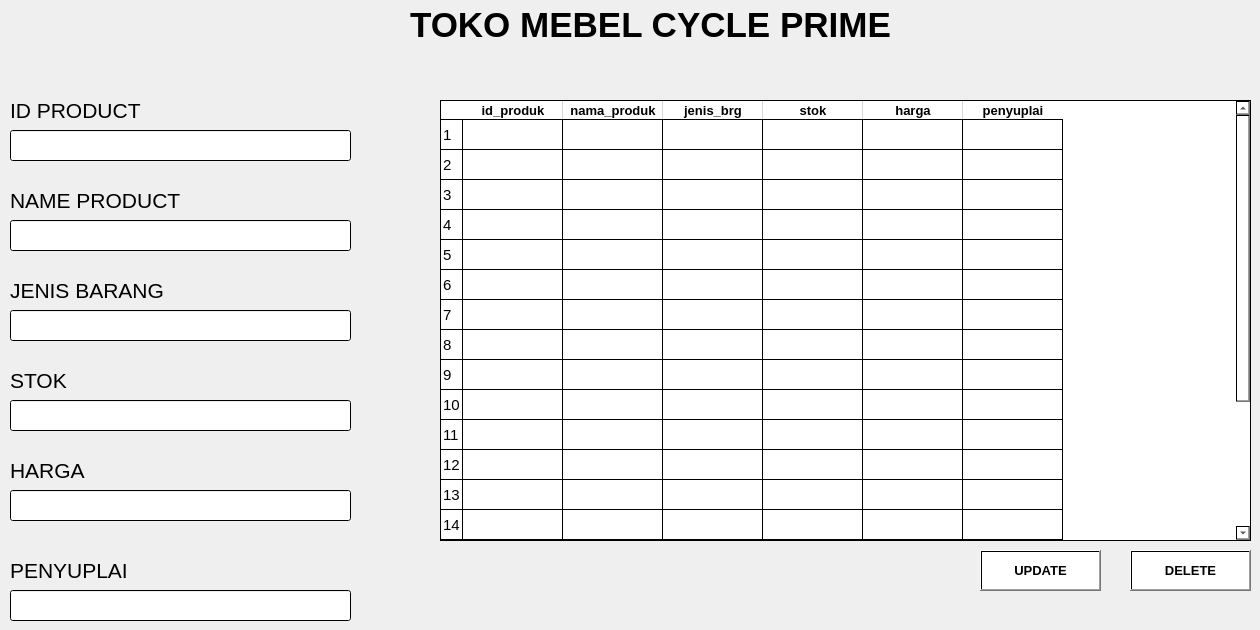
   <widget class="QWidget" name="tab_3">
    <attribute name="title">
     <string>UPDATE PRODUK</string>
    </attribute>
    <widget class="QLabel" name="label_TokoMCP2">
     <property name="geometry">
      <rect>
       <x>410</x>
       <y>0</y>
       <width>601</width>
       <height>51</height>
      </rect>
     </property>
     <property name="styleSheet">
      <string notr="true">background-color: rgb(0,0, 0,0);</string>
     </property>
     <property name="text">
      <string>&lt;html&gt;&lt;head/&gt;&lt;body&gt;&lt;p&gt;&lt;span style=&quot; font-size:26pt; font-weight:600;&quot;&gt;TOKO MEBEL CYCLE PRIME&lt;/span&gt;&lt;/p&gt;&lt;/body&gt;&lt;/html&gt;</string>
     </property>
    </widget>
    <widget class="QLabel" name="label_id_product">
     <property name="geometry">
      <rect>
       <x>10</x>
       <y>90</y>
       <width>231</width>
       <height>41</height>
      </rect>
     </property>
     <property name="styleSheet">
      <string notr="true">background-color: rgb(0,0, 0,0);</string>
     </property>
     <property name="text">
      <string>&lt;html&gt;&lt;head/&gt;&lt;body&gt;&lt;p&gt;&lt;span style=&quot; font-size:16pt;&quot;&gt;ID PRODUCT&lt;/span&gt;&lt;/p&gt;&lt;/body&gt;&lt;/html&gt;</string>
     </property>
    </widget>
    <widget class="QLineEdit" name="id_product">
     <property name="geometry">
      <rect>
       <x>10</x>
       <y>130</y>
       <width>341</width>
       <height>31</height>
      </rect>
     </property>
     <property name="font">
      <font>
       <family>Times New Roman</family>
       <pointsize>18</pointsize>
       <weight>9</weight>
       <italic>false</italic>
       <bold>false</bold>
      </font>
     </property>
     <property name="toolTip">
      <string>&lt;html&gt;&lt;head/&gt;&lt;body&gt;&lt;p&gt;&lt;span style=&quot; font-size:10pt;&quot;&gt;DIRIKU&lt;/span&gt;&lt;/p&gt;&lt;p&gt;&lt;br/&gt;&lt;/p&gt;&lt;/body&gt;&lt;/html&gt;</string>
     </property>
     <property name="styleSheet">
      <string notr="true">font: 75 18pt &quot;Times New Roman&quot;;
background-color: qlineargradient(spread:pad, x1:0, y1:0, x2:1, y2:0, stop:0 rgba(255, 255, 255, 255), stop:1 rgba(255, 255, 255, 255));</string>
     </property>
     <property name="text">
      <string/>
     </property>
    </widget>
    <widget class="QLineEdit" name="nama_product">
     <property name="geometry">
      <rect>
       <x>10</x>
       <y>220</y>
       <width>341</width>
       <height>31</height>
      </rect>
     </property>
     <property name="font">
      <font>
       <family>Times New Roman</family>
       <pointsize>18</pointsize>
       <weight>9</weight>
       <italic>false</italic>
       <bold>false</bold>
      </font>
     </property>
     <property name="toolTip">
      <string>&lt;html&gt;&lt;head/&gt;&lt;body&gt;&lt;p&gt;&lt;span style=&quot; font-size:10pt;&quot;&gt;DIRIKU&lt;/span&gt;&lt;/p&gt;&lt;p&gt;&lt;br/&gt;&lt;/p&gt;&lt;/body&gt;&lt;/html&gt;</string>
     </property>
     <property name="styleSheet">
      <string notr="true">font: 75 18pt &quot;Times New Roman&quot;;
background-color: qlineargradient(spread:pad, x1:0, y1:0, x2:1, y2:0, stop:0 rgba(255, 255, 255, 255), stop:1 rgba(255, 255, 255, 255));</string>
     </property>
    </widget>
    <widget class="QLabel" name="label_nama_product">
     <property name="geometry">
      <rect>
       <x>10</x>
       <y>180</y>
       <width>261</width>
       <height>41</height>
      </rect>
     </property>
     <property name="styleSheet">
      <string notr="true">background-color: rgb(0,0, 0,0);</string>
     </property>
     <property name="text">
      <string>&lt;html&gt;&lt;head/&gt;&lt;body&gt;&lt;p&gt;&lt;span style=&quot; font-size:16pt;&quot;&gt;NAME PRODUCT &lt;/span&gt;&lt;/p&gt;&lt;/body&gt;&lt;/html&gt;</string>
     </property>
    </widget>
    <widget class="QLabel" name="label_jenis_barang">
     <property name="geometry">
      <rect>
       <x>10</x>
       <y>270</y>
       <width>261</width>
       <height>41</height>
      </rect>
     </property>
     <property name="styleSheet">
      <string notr="true">background-color: rgb(0,0, 0,0);</string>
     </property>
     <property name="text">
      <string>&lt;html&gt;&lt;head/&gt;&lt;body&gt;&lt;p&gt;&lt;span style=&quot; font-size:16pt;&quot;&gt;JENIS BARANG &lt;/span&gt;&lt;/p&gt;&lt;/body&gt;&lt;/html&gt;</string>
     </property>
    </widget>
    <widget class="QLabel" name="label_stok">
     <property name="geometry">
      <rect>
       <x>10</x>
       <y>360</y>
       <width>261</width>
       <height>41</height>
      </rect>
     </property>
     <property name="styleSheet">
      <string notr="true">background-color: rgb(0,0, 0,0);</string>
     </property>
     <property name="text">
      <string>&lt;html&gt;&lt;head/&gt;&lt;body&gt;&lt;p&gt;&lt;span style=&quot; font-size:16pt;&quot;&gt;STOK&lt;/span&gt;&lt;/p&gt;&lt;/body&gt;&lt;/html&gt;</string>
     </property>
    </widget>
    <widget class="QLabel" name="label_harga">
     <property name="geometry">
      <rect>
       <x>10</x>
       <y>450</y>
       <width>261</width>
       <height>41</height>
      </rect>
     </property>
     <property name="styleSheet">
      <string notr="true">background-color: rgb(0,0, 0,0);</string>
     </property>
     <property name="text">
      <string>&lt;html&gt;&lt;head/&gt;&lt;body&gt;&lt;p&gt;&lt;span style=&quot; font-size:16pt;&quot;&gt;HARGA&lt;/span&gt;&lt;/p&gt;&lt;/body&gt;&lt;/html&gt;</string>
     </property>
    </widget>
    <widget class="QLineEdit" name="stok">
     <property name="geometry">
      <rect>
       <x>10</x>
       <y>400</y>
       <width>341</width>
       <height>31</height>
      </rect>
     </property>
     <property name="font">
      <font>
       <family>Times New Roman</family>
       <pointsize>18</pointsize>
       <weight>9</weight>
       <italic>false</italic>
       <bold>false</bold>
      </font>
     </property>
     <property name="toolTip">
      <string>&lt;html&gt;&lt;head/&gt;&lt;body&gt;&lt;p&gt;&lt;span style=&quot; font-size:10pt;&quot;&gt;DIRIKU&lt;/span&gt;&lt;/p&gt;&lt;p&gt;&lt;br/&gt;&lt;/p&gt;&lt;/body&gt;&lt;/html&gt;</string>
     </property>
     <property name="styleSheet">
      <string notr="true">font: 75 18pt &quot;Times New Roman&quot;;
background-color: qlineargradient(spread:pad, x1:0, y1:0, x2:1, y2:0, stop:0 rgba(255, 255, 255, 255), stop:1 rgba(255, 255, 255, 255));
</string>
     </property>
    </widget>
    <widget class="QLineEdit" name="harga">
     <property name="geometry">
      <rect>
       <x>10</x>
       <y>490</y>
       <width>341</width>
       <height>31</height>
      </rect>
     </property>
     <property name="font">
      <font>
       <family>Times New Roman</family>
       <pointsize>18</pointsize>
       <weight>9</weight>
       <italic>false</italic>
       <bold>false</bold>
      </font>
     </property>
     <property name="toolTip">
      <string>&lt;html&gt;&lt;head/&gt;&lt;body&gt;&lt;p&gt;&lt;span style=&quot; font-size:10pt;&quot;&gt;DIRIKU&lt;/span&gt;&lt;/p&gt;&lt;p&gt;&lt;br/&gt;&lt;/p&gt;&lt;/body&gt;&lt;/html&gt;</string>
     </property>
     <property name="styleSheet">
      <string notr="true">font: 75 18pt &quot;Times New Roman&quot;;
background-color: qlineargradient(spread:pad, x1:0, y1:0, x2:1, y2:0, stop:0 rgba(255, 255, 255, 255), stop:1 rgba(255, 255, 255, 255));</string>
     </property>
    </widget>
    <widget class="QTableWidget" name="table_update">
     <property name="geometry">
      <rect>
       <x>440</x>
       <y>100</y>
       <width>811</width>
       <height>441</height>
      </rect>
     </property>
     <property name="font">
      <font>
       <pointsize>11</pointsize>
      </font>
     </property>
     <property name="styleSheet">
      <string notr="true">background-color: qlineargradient(spread:pad, x1:0, y1:0, x2:1, y2:0, stop:0 rgba(255, 255, 255, 255), stop:1 rgba(255, 255, 255, 255));</string>
     </property>
     <property name="rowCount">
      <number>20</number>
     </property>
     <property name="columnCount">
      <number>6</number>
     </property>
     <row/>
     <row/>
     <row/>
     <row/>
     <row/>
     <row/>
     <row/>
     <row/>
     <row/>
     <row/>
     <row/>
     <row/>
     <row/>
     <row/>
     <row/>
     <row/>
     <row/>
     <row/>
     <row/>
     <row/>
     <column>
      <property name="text">
       <string>id_produk</string>
      </property>
      <property name="font">
       <font>
        <pointsize>10</pointsize>
        <weight>75</weight>
        <bold>true</bold>
       </font>
      </property>
     </column>
     <column>
      <property name="text">
       <string>nama_produk</string>
      </property>
      <property name="font">
       <font>
        <pointsize>10</pointsize>
        <weight>75</weight>
        <bold>true</bold>
       </font>
      </property>
     </column>
     <column>
      <property name="text">
       <string>jenis_brg</string>
      </property>
      <property name="font">
       <font>
        <pointsize>10</pointsize>
        <weight>75</weight>
        <bold>true</bold>
       </font>
      </property>
     </column>
     <column>
      <property name="text">
       <string>stok</string>
      </property>
      <property name="font">
       <font>
        <pointsize>10</pointsize>
        <weight>75</weight>
        <bold>true</bold>
       </font>
      </property>
     </column>
     <column>
      <property name="text">
       <string>harga</string>
      </property>
      <property name="font">
       <font>
        <pointsize>10</pointsize>
        <weight>75</weight>
        <bold>true</bold>
       </font>
      </property>
     </column>
     <column>
      <property name="text">
       <string>penyuplai</string>
      </property>
      <property name="font">
       <font>
        <pointsize>10</pointsize>
        <weight>75</weight>
        <bold>true</bold>
       </font>
      </property>
     </column>
    </widget>
    <widget class="QPushButton" name="pbUpdateStok">
     <property name="geometry">
      <rect>
       <x>980</x>
       <y>550</y>
       <width>121</width>
       <height>41</height>
      </rect>
     </property>
     <property name="font">
      <font>
       <pointsize>10</pointsize>
       <weight>75</weight>
       <bold>true</bold>
      </font>
     </property>
     <property name="toolTip">
      <string>&lt;html&gt;&lt;head/&gt;&lt;body&gt;&lt;p&gt;&lt;span style=&quot; font-size:18pt; font-weight:600;&quot;&gt;MENGHITUNG&lt;/span&gt;&lt;/p&gt;&lt;/body&gt;&lt;/html&gt;</string>
     </property>
     <property name="whatsThis">
      <string>&lt;html&gt;&lt;head/&gt;&lt;body&gt;&lt;p&gt;&lt;span style=&quot; font-size:16pt; font-weight:600;&quot;&gt;MENGHITUNG&lt;/span&gt;&lt;/p&gt;&lt;/body&gt;&lt;/html&gt;</string>
     </property>
     <property name="styleSheet">
      <string notr="true">background-color: qlineargradient(spread:pad, x1:0, y1:0, x2:1, y2:0, stop:0 rgba(255, 255, 255, 255), stop:1 rgba(255, 255, 255, 255));</string>
     </property>
     <property name="text">
      <string>UPDATE</string>
     </property>
    </widget>
    <widget class="QPushButton" name="pbHapusStok">
     <property name="geometry">
      <rect>
       <x>1130</x>
       <y>550</y>
       <width>121</width>
       <height>41</height>
      </rect>
     </property>
     <property name="font">
      <font>
       <pointsize>10</pointsize>
       <weight>75</weight>
       <bold>true</bold>
      </font>
     </property>
     <property name="toolTip">
      <string>&lt;html&gt;&lt;head/&gt;&lt;body&gt;&lt;p&gt;&lt;span style=&quot; font-size:18pt; font-weight:600;&quot;&gt;MENGHITUNG&lt;/span&gt;&lt;/p&gt;&lt;/body&gt;&lt;/html&gt;</string>
     </property>
     <property name="whatsThis">
      <string>&lt;html&gt;&lt;head/&gt;&lt;body&gt;&lt;p&gt;&lt;span style=&quot; font-size:16pt; font-weight:600;&quot;&gt;MENGHITUNG&lt;/span&gt;&lt;/p&gt;&lt;/body&gt;&lt;/html&gt;</string>
     </property>
     <property name="styleSheet">
      <string notr="true">background-color: qlineargradient(spread:pad, x1:0, y1:0, x2:1, y2:0, stop:0 rgba(255, 255, 255, 255), stop:1 rgba(255, 255, 255, 255));</string>
     </property>
     <property name="text">
      <string>DELETE</string>
     </property>
    </widget>
    <widget class="QLineEdit" name="jenis_barang">
     <property name="geometry">
      <rect>
       <x>10</x>
       <y>310</y>
       <width>341</width>
       <height>31</height>
      </rect>
     </property>
     <property name="font">
      <font>
       <family>Times New Roman</family>
       <pointsize>18</pointsize>
       <weight>9</weight>
       <italic>false</italic>
       <bold>false</bold>
      </font>
     </property>
     <property name="toolTip">
      <string>&lt;html&gt;&lt;head/&gt;&lt;body&gt;&lt;p&gt;&lt;span style=&quot; font-size:10pt;&quot;&gt;DIRIKU&lt;/span&gt;&lt;/p&gt;&lt;p&gt;&lt;br/&gt;&lt;/p&gt;&lt;/body&gt;&lt;/html&gt;</string>
     </property>
     <property name="styleSheet">
      <string notr="true">font: 75 18pt &quot;Times New Roman&quot;;
background-color: qlineargradient(spread:pad, x1:0, y1:0, x2:1, y2:0, stop:0 rgba(255, 255, 255, 255), stop:1 rgba(255, 255, 255, 255));</string>
     </property>
    </widget>
    <widget class="QLabel" name="label_penyuplai">
     <property name="geometry">
      <rect>
       <x>10</x>
       <y>550</y>
       <width>261</width>
       <height>41</height>
      </rect>
     </property>
     <property name="styleSheet">
      <string notr="true">background-color: rgb(0,0, 0,0);</string>
     </property>
     <property name="text">
      <string>&lt;html&gt;&lt;head/&gt;&lt;body&gt;&lt;p&gt;&lt;span style=&quot; font-size:16pt;&quot;&gt;PENYUPLAI&lt;/span&gt;&lt;/p&gt;&lt;/body&gt;&lt;/html&gt;</string>
     </property>
    </widget>
    <widget class="QLineEdit" name="penyuplai">
     <property name="geometry">
      <rect>
       <x>10</x>
       <y>590</y>
       <width>341</width>
       <height>31</height>
      </rect>
     </property>
     <property name="font">
      <font>
       <family>Times New Roman</family>
       <pointsize>18</pointsize>
       <weight>9</weight>
       <italic>false</italic>
       <bold>false</bold>
      </font>
     </property>
     <property name="toolTip">
      <string>&lt;html&gt;&lt;head/&gt;&lt;body&gt;&lt;p&gt;&lt;span style=&quot; font-size:10pt;&quot;&gt;DIRIKU&lt;/span&gt;&lt;/p&gt;&lt;p&gt;&lt;br/&gt;&lt;/p&gt;&lt;/body&gt;&lt;/html&gt;</string>
     </property>
     <property name="styleSheet">
      <string notr="true">font: 75 18pt &quot;Times New Roman&quot;;
background-color: qlineargradient(spread:pad, x1:0, y1:0, x2:1, y2:0, stop:0 rgba(255, 255, 255, 255), stop:1 rgba(255, 255, 255, 255));</string>
     </property>
    </widget>
   </widget>
